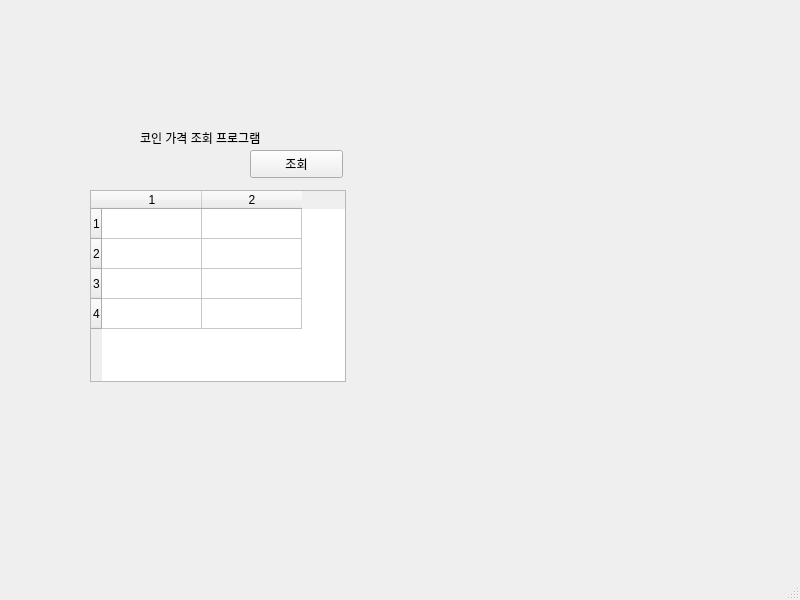
<?xml version="1.0" encoding="UTF-8"?>
<ui version="4.0">
 <class>MainWindow</class>
 <widget class="QMainWindow" name="MainWindow">
  <property name="geometry">
   <rect>
    <x>0</x>
    <y>0</y>
    <width>800</width>
    <height>600</height>
   </rect>
  </property>
  <property name="windowTitle">
   <string>코인 조회 프로그램</string>
  </property>
  <widget class="QWidget" name="centralwidget">
   <widget class="QLabel" name="label">
    <property name="geometry">
     <rect>
      <x>140</x>
      <y>130</y>
      <width>201</width>
      <height>16</height>
     </rect>
    </property>
    <property name="text">
     <string>코인 가격 조회 프로그램</string>
    </property>
   </widget>
   <widget class="QPushButton" name="pushButton">
    <property name="geometry">
     <rect>
      <x>250</x>
      <y>150</y>
      <width>93</width>
      <height>28</height>
     </rect>
    </property>
    <property name="text">
     <string>조회</string>
    </property>
   </widget>
   <widget class="QTableWidget" name="tableWidget">
    <property name="geometry">
     <rect>
      <x>90</x>
      <y>190</y>
      <width>256</width>
      <height>192</height>
     </rect>
    </property>
    <property name="rowCount">
     <number>4</number>
    </property>
    <property name="columnCount">
     <number>2</number>
    </property>
    <row/>
    <row/>
    <row/>
    <row/>
    <column/>
    <column/>
   </widget>
  </widget>
  <widget class="QMenuBar" name="menubar">
   <property name="geometry">
    <rect>
     <x>0</x>
     <y>0</y>
     <width>800</width>
     <height>26</height>
    </rect>
   </property>
  </widget>
  <widget class="QStatusBar" name="statusbar"/>
 </widget>
 <resources/>
 <connections/>
</ui>
